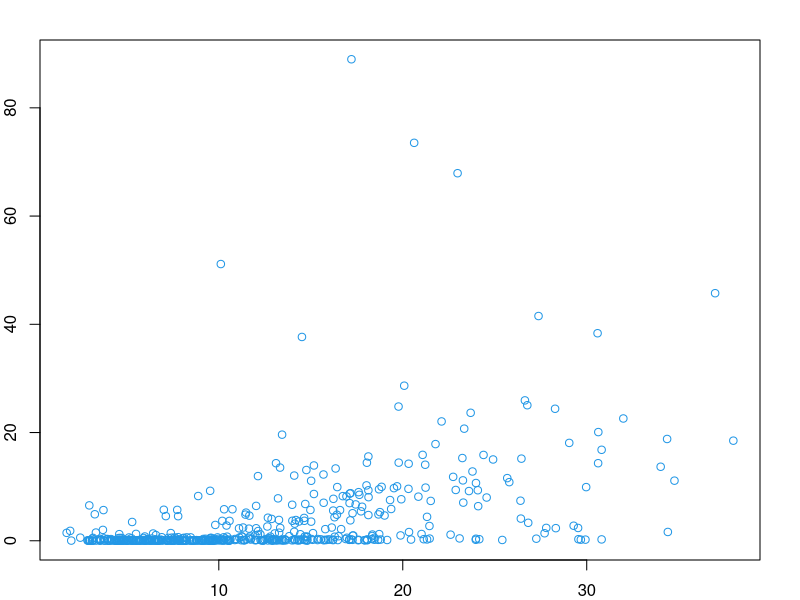
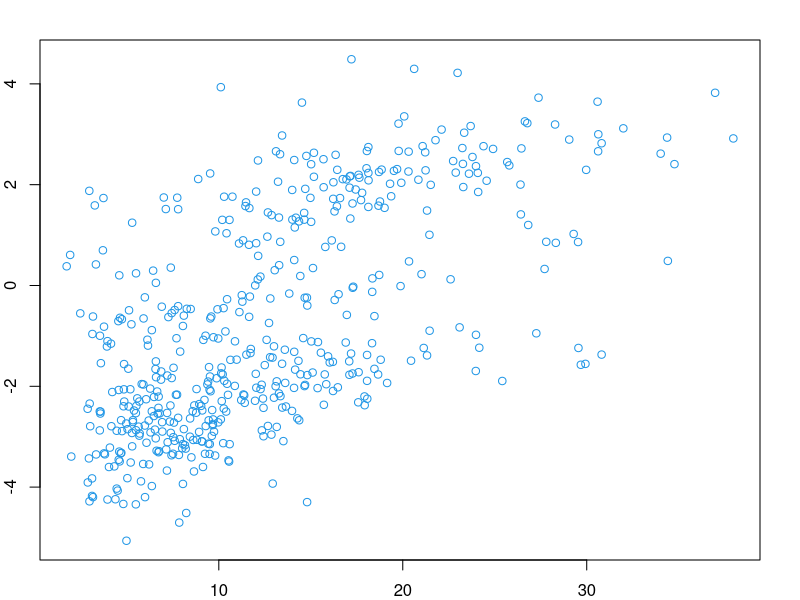
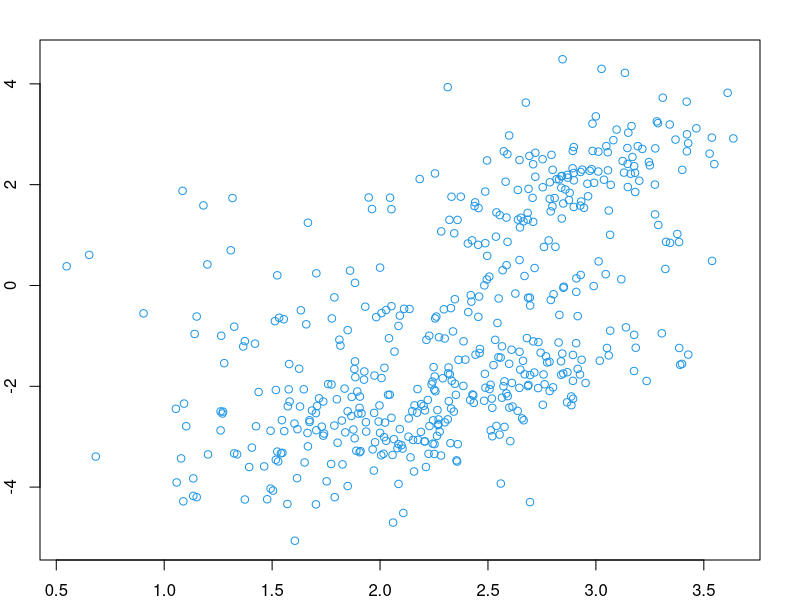
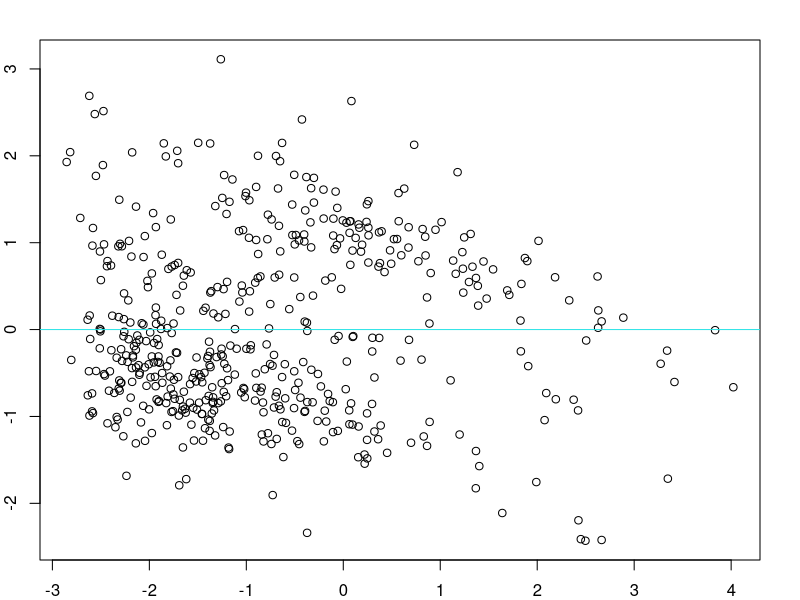
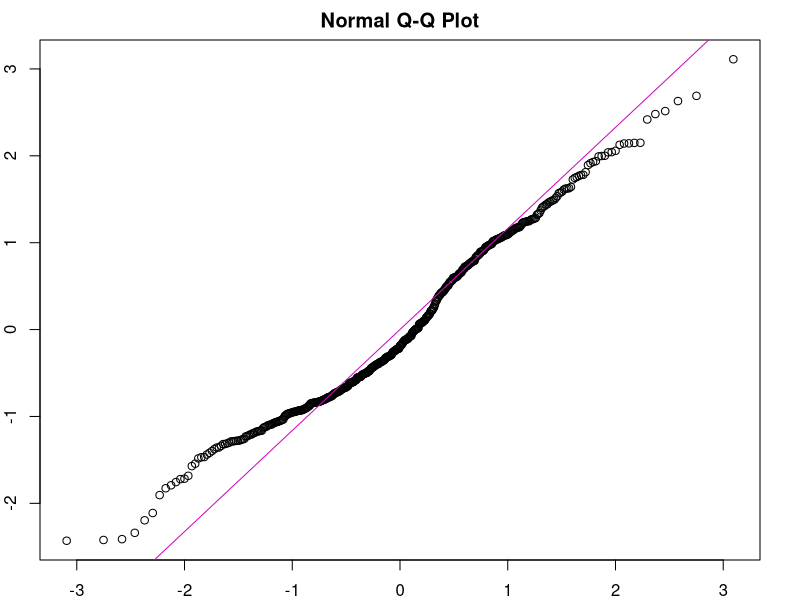
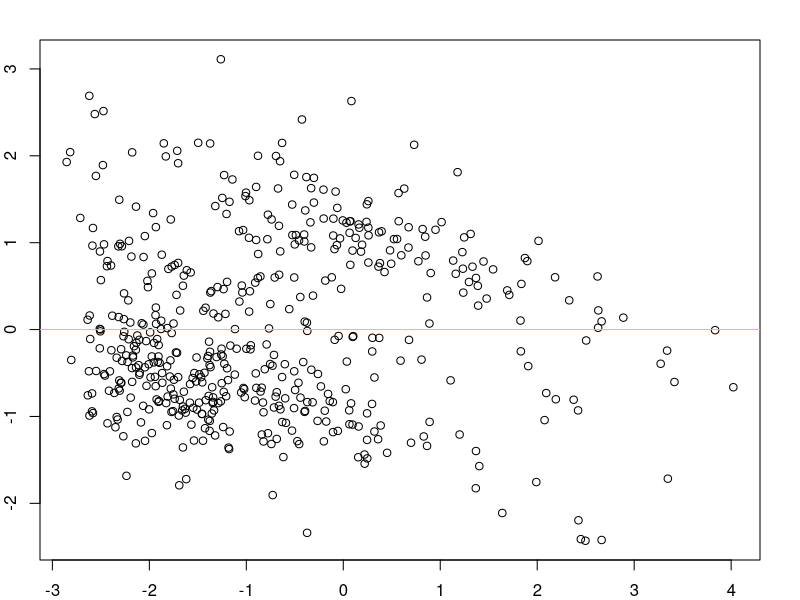
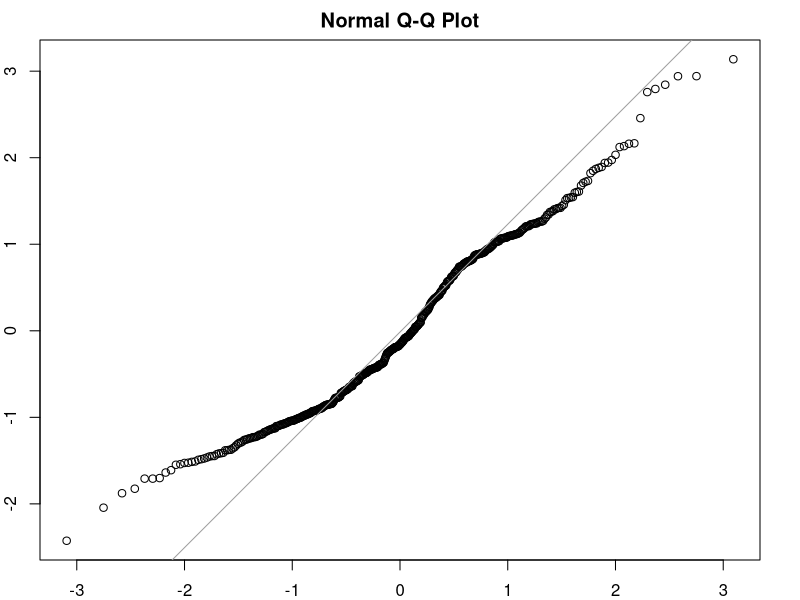
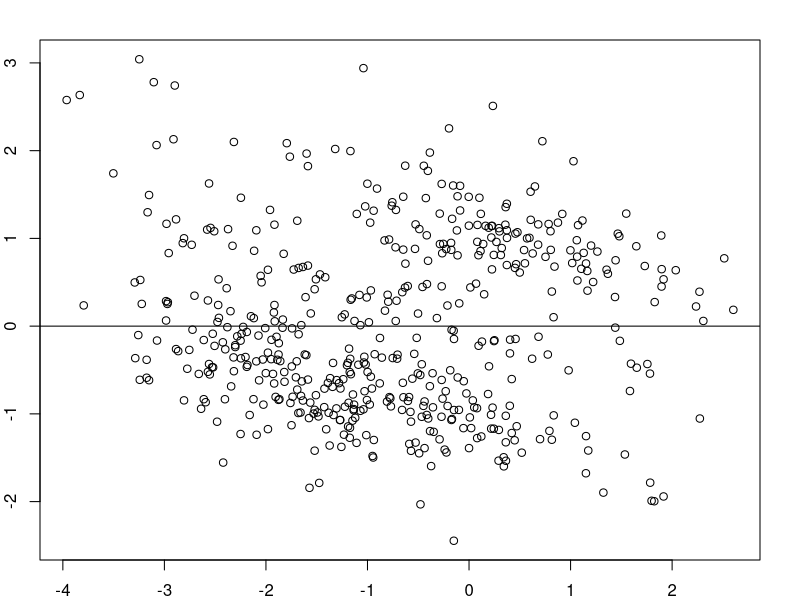

Generate these figures, in order, with R:
#exploring relationship between crime and 
#lower socioeconomic status percentage 
#in the BostonHousing dataset 


library(mlbench)
data(BostonHousing, package = "mlbench")
attach(BostonHousing)

par(mar = c(2,2,2,2)) 
#pre-fix margins so plot will work.  

crim_v_lstat <- plot(BostonHousing$lstat, BostonHousing$crim, col = 4)
#such a heavy cluster around the low end for crime 
#that it's hard to see much of a relationship
log_crim_v_lstat <- plot(BostonHousing$lstat, log(BostonHousing$crim), col = 4)
#this clarifies the relationship somewhat
#but seems to lack homoscedasticity 
log_crim_v_log_lstat <- plot(log(BostonHousing$lstat), log(BostonHousing$crim), col = 4)
#this model looks most suited to linearity. 


#checking homoscedasticity on log_crim only:
log_crim_model <- lm(log(crim)~lstat, data = BostonHousing)
plot(predict(log_crim_model), rstudent(log_crim_model))
abline(0,0, col = 5)
#actually that's pretty 
#decent for heterocedasticity 

#check normality of variances: 
qqnorm(rstudent(log_crim_model))
qqline(rstudent(log_crim_model), col = 6)
#here we see some 
#unexpected concavities 
#but overall decent quantiles to match 

#let's compare those with the 
#model where both variables are log'd

log_both_model <- lm(log(crim)~log(lstat), data = BostonHousing)
plot(predict(log_crim_model), rstudent(log_crim_model))
abline(0,0, col = 7)
#there's a slight 'downhilling' 
#of the residuals
#i.e. the residuals all 
#suddenly seem negative 
#for larger predicted values of crime 

qqnorm(rstudent(log_both_model))
qqline(rstudent(log_both_model), col = 8)
#still some concavity. 
#the quantiles plot actually 
#looks even less linear here.

#from these analyses of our assumptions,
#it would appear the variables 
#most suited to a linear model
#are the crim_log_vs_lstat. 

##what could account for that concavity shape? 
#it looks like a cube root graph. 

lstat_cr <- (BostonHousing$lstat)^(1/3)

log_crim_cr_lstat_model <- lm((log(crim))~lstat_cr, data = BostonHousing)
plot(predict(log_crim_cr_lstat_model), rstudent(log_crim_cr_lstat_model))
abline(0,0, col = 9)
#generally seems to reduce the variance
#but there's still a 'downhilling' effect. 

qqnorm(rstudent(log_crim_cr_lstat_model))
qqline(rstudent(log_crim_cr_lstat_model), col = 8)
#this nearly perfects the middle 
#but wrecks the extremes. 

#let's compare the log_crim options 
#as lines- one with cr_lstat
#the other just as _lstat. 

crim_v_lstat <- plot(BostonHousing$lstat, log(BostonHousing$crim), col = 4)
line_lc_l <- abline(log_crim_model$coefficients, col = 10)
line_lc_crl <- abline(log_crim_cr_lstat_model$coefficients, col = 11)

#this clearly illustrates that the residuals 
#are significantly better for the log_crim model
#than for log_crim_cr_lstat 

#perhaps the curvature is due to some sinusoidal function? 

#but here we may lose 
#interpretability in the name 
#of predictability 
#and our log_crim model is 
#already pretty good as a predictor. 
#to confirm this, let's observe the summary 

summary(log_crim_model)
#the high degree of variability around the linear model
#is accounted for by a multiple r-squared of just 0.39

#the gradient coefficient is roughly 0.2, suggesting
#that a 1% increase in population considered
#'lower socioeconomic status' corresponds to an,
#on average, 0.2 % increase in per capita crime. 

#while the effect of lower status population on crime
#is small, it is likely to be a true correlation, 
#with a p-value less than 2e^-16, and a standard error 
#just roughly 5% of the gradient value (0.01/0.18). 

crim_v_lstat <- plot(BostonHousing$lstat, log(BostonHousing$crim), col = 4)
line_lc_l <- abline(log_crim_model$coefficients, col = 10)

#in extremely short, there is a 
#weak positive correlation
#between crime rates and percentage 
#of the population classed as 
#'lower socioeconomic status.'

